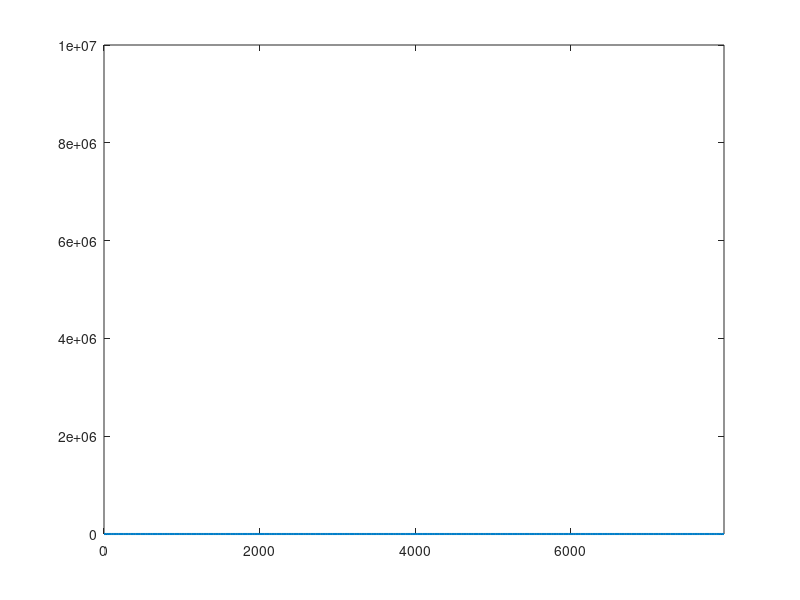

Here is the MATLAB script that generated this plot: (Note: this script raises an error after producing the figure.)
%% STM32 Real-Time FFT Binary Serial Plotter (Calibrated Live Stream Only)
clear; clc; close all;

%% CONFIGURATION
portName = "COM8";       
baudRate = 2000000;
AUDIO_REC = 1024;
fftSize = AUDIO_REC / 2;                    % AUDIO_REC / 2
numBins = fftSize / 2;            % 256 bins total calculated by MCU
binsToSend = fftSize / 2;                 % Full 256 floats expected per packet
fs = 16000;                       % Sampling Frequency

% Calculate frequency resolution per bin
freqAxis = (0:binsToSend-1) * (fs / fftSize); 

%% SETUP GRAPHICS
fig = figure('Name', 'STM32 Live FFT Spectrum', 'NumberTitle', 'off');
ax = axes('Parent', fig);
grid(ax, 'on');
xlabel(ax, 'Frequency (Hz)');
ylabel(ax, 'Magnitude');
title(ax, 'Real-Time FFT Spectrum (Robust Non-Blocking Stream)');

% Initialize spectrum plot line with zeros
fftCurve = plot(ax, freqAxis, zeros(1, binsToSend), 'Color', [0 0.5 0.8], 'LineWidth', 1.5);
xlim(ax, [0, freqAxis(end)]);
ylim(ax, [0, 10000000]); % Adjust max height based on your mic's sensitivity level

%% INITIALIZE SERIAL PORT
try
    device = serialport(portName, baudRate);
    flush(device);
    fprintf('Connected to %s. Syncing data stream...\n', portName);
catch ME
    error('Could not connect. Ensure PuTTY is completely CLOSED! Info: %s', ME.message);
end

% Clean up hardware handle when script stops or window is closed
cleanupObj = onCleanup(@() delete(device));

%% STREAM ALIGNMENT SETUP
% Define the calibration sync header (must match the 4 bytes sent by STM32)
SYNC_HEADER = [0xAA, 0xBB, 0xCC, 0xDD];
headerSize = length(SYNC_HEADER);
dataSizeInBytes = binsToSend * 4;          % 256 floats * 4 bytes = 1024 bytes
packetSize = dataSizeInBytes + headerSize; % 1028 bytes total per frame

% Persistent local stream buffer to process incoming bytes sequentially
serialBuffer = uint8([]); 

%% MAIN PROCESSING LOOP
while ishandle(fig)
    
    % --- NON-BLOCKING DATA ACQUISITION ---
    bytesAvailable = device.NumBytesAvailable;
    if bytesAvailable > 0
        % Instantly ingest whatever bytes are available in the serial hardware stack
        rawData = read(device, bytesAvailable, "uint8");
        serialBuffer = [serialBuffer, rawData]; 
    end
    
    % Process chunks inside the buffer whenever it has enough bytes for a full packet window
    while length(serialBuffer) >= packetSize
        
        % Locate the header byte sequence pattern anywhere inside our array
        headerIdx = strfind(serialBuffer, SYNC_HEADER);
        
        if isempty(headerIdx)
            % Header sequence not found. Retain only structural tail fragments 
            % to catch occurrences split over streaming windows.
            if length(serialBuffer) >= headerSize
                serialBuffer = serialBuffer(end - headerSize + 2 : end);
            end
            break; % Return to the serial stream line to ingest more bytes
        end
        
        % If the earliest matched header isn't at the very front (index 1),
        % drop the stale leading garbage data preceding it.
        if headerIdx(1) > 1
            serialBuffer = serialBuffer(headerIdx(1):end);
            continue; % Immediately restart evaluation with aligned indexing
        end
        
        % Confirm if the entire trailing float payload has entered our local buffer array
        if length(serialBuffer) < packetSize
            break; % Incomplete payload frame. Defer processing until next data read.
        end
        
        % Extract the exact raw float byte block following our sync header
        rawFrameBytes = serialBuffer(headerSize + 1 : packetSize);
        
        % Pop out the handled data frame package safely from the local queue
        serialBuffer = serialBuffer(packetSize + 1 : end);
        
        try
            % Parse the extracted byte vector directly back into 256 single-precision floats
            fftDataFrame = typecast(rawFrameBytes, 'single');
            
            % Refresh the active plot line smoothly
            set(fftCurve, 'YData', fftDataFrame);
            
        catch ME
            fprintf('Parsing warning: %s\n', ME.message);
        end
    end
    
    % Render visual updates fluidly without dropping interface interactions
    drawnow limitrate;
end

fprintf('Plot window terminated. Port cleared.\n');
